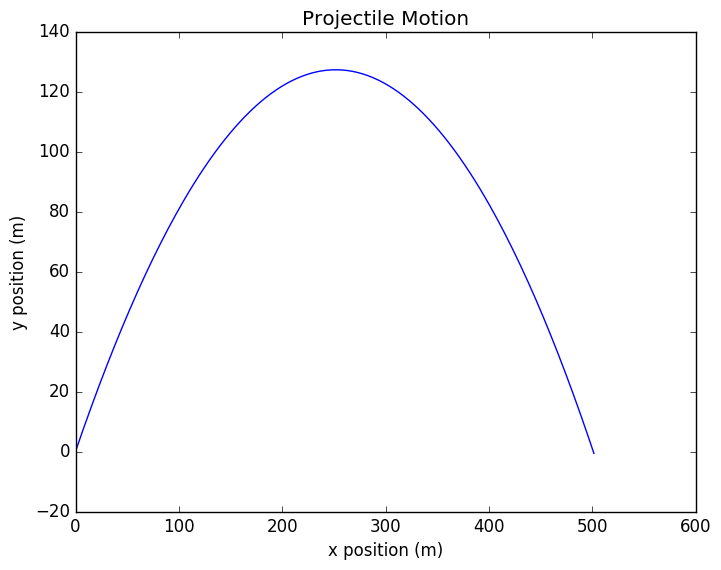

This chart was generated by the following Python code:
from math import sqrt
from math import pow
from math import hypot
import matplotlib.pyplot as plt


def main():

    x = 0  # x position
    y = 0  # y position
    v_x = 50  # x velocity
    v_y = 50  # y velocity
    v = 0  # net velocity
    m = 1  # mass
    positions = []
    velocities = []
    positions.append((x, y))
    velocities.append((v_x, v_y))
    B = .00004
    g = 9.8  # acceleration due to gravity
    dt = .05

    while True:
        v = hypot(v_x, v_y)
        x += v_x * dt
        y += v_y * dt
        v_x -= ((B * v * v_x) / m) * dt
        v_y -= (g + ((B * v * v_y) / m)) * dt

        positions.append((x, y))
        velocities.append((v_x, v_y))

        if y <= 0:
            break

    x = [i[0] for i in positions]
    y = [i[1] for i in positions]

    plt.plot(x, y)
    plt.ylabel("y position (m)")
    plt.xlabel("x position (m)")
    plt.title("Projectile Motion")
    plt.savefig('projectile.png', bbox_inches='tight')


if __name__ == '__main__':
    main()
